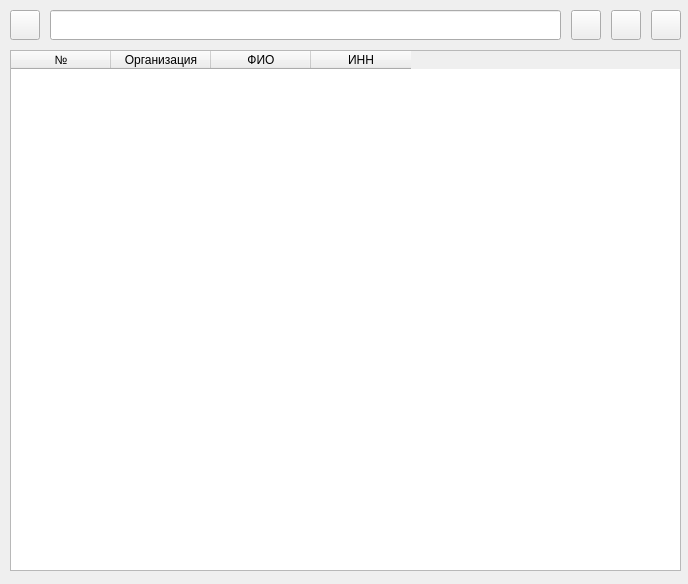
<?xml version="1.0" encoding="UTF-8"?>
<ui version="4.0">
 <class>Form</class>
 <widget class="QWidget" name="Form">
  <property name="geometry">
   <rect>
    <x>0</x>
    <y>0</y>
    <width>688</width>
    <height>584</height>
   </rect>
  </property>
  <property name="windowTitle">
   <string>Исполнители</string>
  </property>
  <widget class="QTableWidget" name="tableWidget">
   <property name="geometry">
    <rect>
     <x>10</x>
     <y>50</y>
     <width>671</width>
     <height>521</height>
    </rect>
   </property>
   <property name="maximumSize">
    <size>
     <width>671</width>
     <height>521</height>
    </size>
   </property>
   <column>
    <property name="text">
     <string>№</string>
    </property>
   </column>
   <column>
    <property name="text">
     <string>Организация</string>
    </property>
   </column>
   <column>
    <property name="text">
     <string>ФИО</string>
    </property>
   </column>
   <column>
    <property name="text">
     <string>ИНН</string>
    </property>
   </column>
  </widget>
  <widget class="QWidget" name="horizontalWidget" native="true">
   <property name="geometry">
    <rect>
     <x>10</x>
     <y>0</y>
     <width>671</width>
     <height>51</height>
    </rect>
   </property>
   <layout class="QHBoxLayout" name="horizontalLayout">
    <property name="spacing">
     <number>10</number>
    </property>
    <property name="leftMargin">
     <number>0</number>
    </property>
    <property name="topMargin">
     <number>0</number>
    </property>
    <property name="rightMargin">
     <number>0</number>
    </property>
    <property name="bottomMargin">
     <number>0</number>
    </property>
    <item>
     <widget class="QPushButton" name="pushButton_4">
      <property name="minimumSize">
       <size>
        <width>30</width>
        <height>23</height>
       </size>
      </property>
      <property name="maximumSize">
       <size>
        <width>30</width>
        <height>30</height>
       </size>
      </property>
      <property name="styleSheet">
       <string notr="true">QPushButton {
	background:none;
}</string>
      </property>
      <property name="text">
       <string/>
      </property>
      <property name="icon">
       <iconset>
        <normaloff>../../../Downloads/free-icon-search-8371297.png</normaloff>../../../Downloads/free-icon-search-8371297.png</iconset>
      </property>
      <property name="iconSize">
       <size>
        <width>27</width>
        <height>27</height>
       </size>
      </property>
     </widget>
    </item>
    <item>
     <widget class="QLineEdit" name="lineEdit">
      <property name="minimumSize">
       <size>
        <width>0</width>
        <height>30</height>
       </size>
      </property>
     </widget>
    </item>
    <item>
     <widget class="QPushButton" name="pushButton_3">
      <property name="minimumSize">
       <size>
        <width>30</width>
        <height>30</height>
       </size>
      </property>
      <property name="maximumSize">
       <size>
        <width>30</width>
        <height>30</height>
       </size>
      </property>
      <property name="styleSheet">
       <string notr="true">QPushButton {
	background:none;
}</string>
      </property>
      <property name="text">
       <string/>
      </property>
      <property name="icon">
       <iconset>
        <normaloff>../../../Downloads/free-icon-hospital-signal-8371351.png</normaloff>../../../Downloads/free-icon-hospital-signal-8371351.png</iconset>
      </property>
      <property name="iconSize">
       <size>
        <width>27</width>
        <height>27</height>
       </size>
      </property>
     </widget>
    </item>
    <item>
     <widget class="QPushButton" name="pushButton_2">
      <property name="minimumSize">
       <size>
        <width>30</width>
        <height>30</height>
       </size>
      </property>
      <property name="maximumSize">
       <size>
        <width>30</width>
        <height>30</height>
       </size>
      </property>
      <property name="styleSheet">
       <string notr="true">QPushButton {
	background:none;
}</string>
      </property>
      <property name="text">
       <string/>
      </property>
      <property name="icon">
       <iconset>
        <normaloff>../../../Downloads/free-icon-avatar-8370797.png</normaloff>../../../Downloads/free-icon-avatar-8370797.png</iconset>
      </property>
      <property name="iconSize">
       <size>
        <width>27</width>
        <height>27</height>
       </size>
      </property>
     </widget>
    </item>
    <item>
     <widget class="QPushButton" name="pushButton">
      <property name="minimumSize">
       <size>
        <width>30</width>
        <height>30</height>
       </size>
      </property>
      <property name="maximumSize">
       <size>
        <width>30</width>
        <height>30</height>
       </size>
      </property>
      <property name="styleSheet">
       <string notr="true">QPushButton {
	background:none;
}</string>
      </property>
      <property name="text">
       <string/>
      </property>
      <property name="icon">
       <iconset>
        <normaloff>../../../Downloads/free-icon-add-button-8371340.png</normaloff>../../../Downloads/free-icon-add-button-8371340.png</iconset>
      </property>
      <property name="iconSize">
       <size>
        <width>27</width>
        <height>27</height>
       </size>
      </property>
     </widget>
    </item>
   </layout>
  </widget>
 </widget>
 <resources/>
 <connections/>
</ui>
